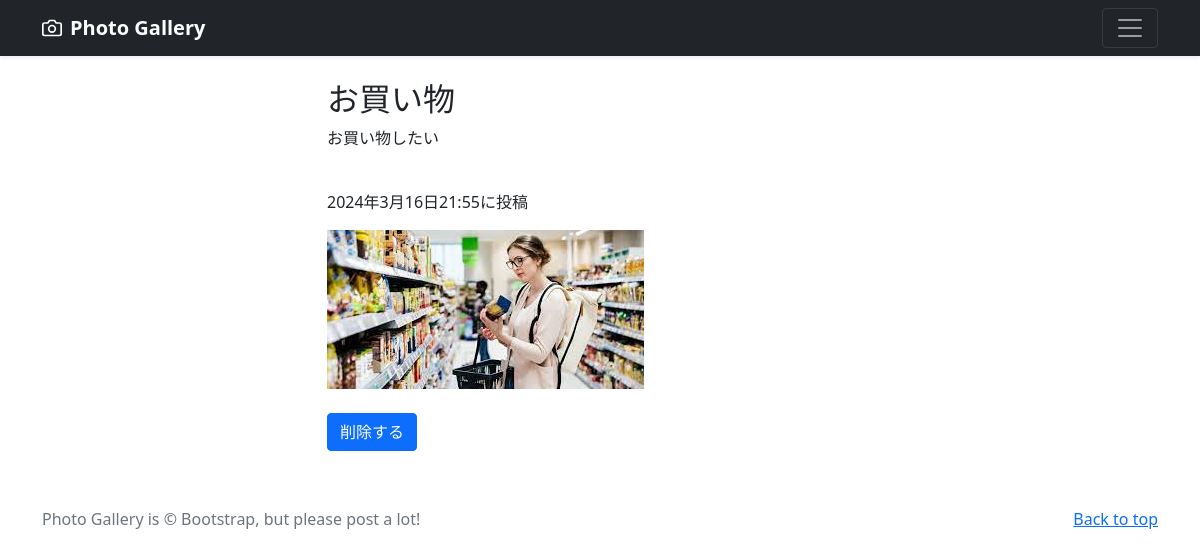
Screenshot of /photo-detail/3 (signed in) with the database file from the repository.
### photo/models.py (models this page shows, shortened)
class PhotoPost(models.Model):
    user = models.ForeignKey(
        CustomUser,
        verbose_name='ユーザー',
        on_delete=models.CASCADE
        )
    category = models.ForeignKey(
        Category,
        verbose_name='カテゴリ',
        on_delete=models.PROTECT
        )
    title = models.CharField(
        verbose_name='タイトル',  # フィールドのタイトル
        max_length=200        # 最大文字酢は200
        )
    comment = models.TextField(
        verbose_name='コメント'  # フィールドのタイトル
        )
    image1 = models.ImageField(
        verbose_name='イメージ1', # フィールドのタイトル
        upload_to = 'photos'    # MEDIA_ROOT以下のphotosにファイルを保存
        )
    image2 = models.ImageField(
        verbose_name='イメージ2', # フィールドのタイトル
        upload_to = 'photos',  # MEDIA_ROOT以下のphotosにファイルを保存
        blank=True,            # フィールド値の設定は必須でない
        null = True            # データベースにnullが保存されることを許容
        )
    posted_at = models.DateTimeField(
        verbose_name='投稿日時', # フィールドのタイトル
        auto_now_add=True      # 日時の自動追加
        )

### photo/views.py (the view)
class DetailView(DetailView):
    template_name = 'detail.html'
    model = PhotoPost

### photo/templates/detail.html (shortened to what this page needs)
{% extends 'base.html' %}
    {% block contents %}
    <br>
    <div class="container">
        <div class="row">
            <div class="col offset-3">
                <h2>{{object.title}}</h2>
                <p>{{object.comment}}</p>
                <br>
                <p>{{object.posted_at}}に投稿</p>
                <p><img src="{{ object.image1.url }}"></img></p>
                {% if request.user == object.user %}
                <form method="POST">
                <a href="{% url 'photo:photo_delete' object.pk %}"
                   class="btn btn-primary my-2">削除する</a>
                {% endif %}
            </div>
        </div>
    </div>
    {% endblock %}

### rows the page displays
PhotoPost: title "お買い物", comment "お買い物したい", posted_at "2024年3月16日21:55", image1 (picture)
